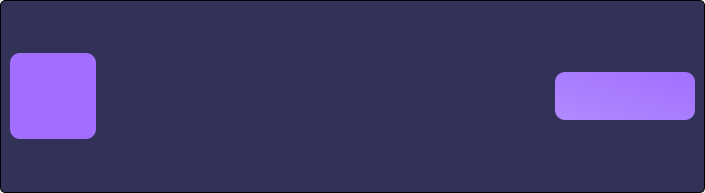
<?xml version="1.0" encoding="UTF-8"?>
<ui version="4.0">
 <class>CardComponent</class>
 <widget class="QWidget" name="CardComponent">
  <property name="geometry">
   <rect>
    <x>0</x>
    <y>0</y>
    <width>705</width>
    <height>193</height>
   </rect>
  </property>
  <property name="windowTitle">
   <string>Form</string>
  </property>
  <property name="styleSheet">
   <string notr="true">QFrame#frame{
	background-color: #323258;
	border: 1px solid black;
	border-radius: 5px;
}

QFrame#card_frame_svg{
	background-color: #A16EFF;
	border-radius: 10px;
}

QLabel#card_text{
	font-size: 18pt;
	font-weight: bold;
}

QPushButton#card_button{
	background-color: qlineargradient(spread:pad, x1:0, y1:1, x2:1, y2:0, stop:0 #B18AFF, stop:1 #A16FFF);
	border-radius: 10px;
	font-size: 16px;
	font-weight: bold;
}

QPushButton#card_button::hover{
	background-color: qlineargradient(spread:pad, x1:0, y1:1, x2:1, y2:0, stop:0 #D3BCFF, stop:1 #B18AFE);
}</string>
  </property>
  <layout class="QHBoxLayout" name="horizontalLayout">
   <property name="spacing">
    <number>0</number>
   </property>
   <property name="leftMargin">
    <number>0</number>
   </property>
   <property name="topMargin">
    <number>0</number>
   </property>
   <property name="rightMargin">
    <number>0</number>
   </property>
   <property name="bottomMargin">
    <number>0</number>
   </property>
   <item>
    <widget class="QFrame" name="frame">
     <property name="frameShape">
      <enum>QFrame::StyledPanel</enum>
     </property>
     <property name="frameShadow">
      <enum>QFrame::Raised</enum>
     </property>
     <layout class="QHBoxLayout" name="horizontalLayout_2">
      <item>
       <widget class="QFrame" name="card_frame_svg">
        <property name="minimumSize">
         <size>
          <width>45</width>
          <height>45</height>
         </size>
        </property>
        <property name="maximumSize">
         <size>
          <width>86</width>
          <height>86</height>
         </size>
        </property>
        <property name="frameShape">
         <enum>QFrame::StyledPanel</enum>
        </property>
        <property name="frameShadow">
         <enum>QFrame::Raised</enum>
        </property>
       </widget>
      </item>
      <item>
       <widget class="QLabel" name="card_text">
        <property name="text">
         <string/>
        </property>
       </widget>
      </item>
      <item>
       <widget class="QPushButton" name="card_button">
        <property name="maximumSize">
         <size>
          <width>140</width>
          <height>48</height>
         </size>
        </property>
        <property name="text">
         <string/>
        </property>
       </widget>
      </item>
     </layout>
    </widget>
   </item>
  </layout>
 </widget>
 <resources/>
 <connections/>
</ui>
